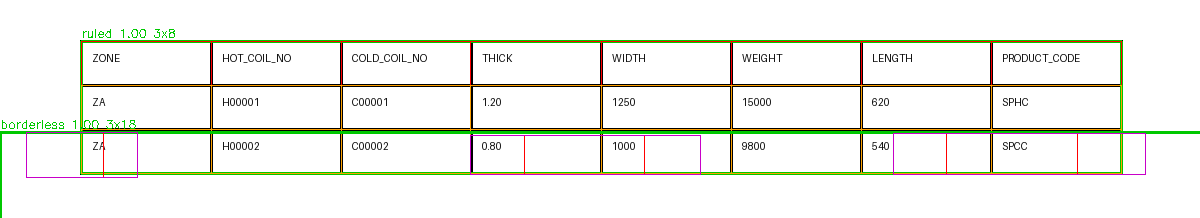
#> input picture benchmark/viz_tables/coil_table_001.png_hybrid.png, 1200 x 218 px; its folder holds only this picture in this run
$ python -i quality.py   (imports and definitions only)   (older library calls are emulated)
#> lines starting #> are read from the running program, lines starting #| are printed output that depends on the picture; after the words box and inside, x2 and y2 are one past the last pixel; in counts of white or black regions, pixels touching at a corner belong together
### engine/preprocessing/transforms.py
"""Preprocessing transforms: pure functions array-in / (array, matrix)-out.

Each transform takes an RGB uint8 array plus its config dataclass and returns
the transformed array. Geometry-changing transforms also return the 3x3
homography that maps post-transform coordinates back to pre-transform
coordinates, for the TransformLog.

Out of scope here: OCR, table detection and classification.
"""

from __future__ import annotations

from dataclasses import dataclass

import cv2
import numpy as np

from engine.preprocessing.mapping import IDENTITY


# [4 lines left out: function _homography_from_affine, not called in this run]


def _inverse_affine(matrix_2x3: np.ndarray) -> np.ndarray:
    """Inverse of a 2x3 affine, as a 3x3 homography (post -> pre coordinates)."""
    return np.linalg.inv(_homography_from_affine(matrix_2x3))


@dataclass
class RotateConfig:
    """Explicit rotation in degrees (counter-clockwise). None = no-op."""

    angle: float | None = None


@dataclass
class OrientationConfig:
    """Detect 0/90/180/270 rotation from text-line projections; fix small skew.

    detect = enable the 90-degree orientation classifier.
    deskew = enable fine skew correction (Hough lines on text edges).
    """

    detect: bool = True
    deskew: bool = True
    max_skew_deg: float = 15.0
    max_correction_angle: float = 10.0


@dataclass
class PerspectiveConfig:
    """Detect the largest quadrilateral (document / screen) and warp it flat."""

    enabled: bool = True
    canny_low: int = 50
    canny_high: int = 150
    min_area_fraction: float = 0.25  # quad must cover >=25% of the image
    epsilon_fraction: float = 0.02  # contour-approximation tightness
    frame_tolerance_px: int = 8  # corners this close to the image edge = canvas frame
    min_corner_deviation_deg: float = 6.0  # skip when quad corners are all within this of 90°


@dataclass
class DenoiseConfig:
    method: str = "fastnlmeans"  # "fastnlmeans" | "bilateral" | "none"
    strength: int = 7
    require_quality_flag: bool = False  # run only when quality flags a defect


@dataclass
class SharpenConfig:
    strength: float = 0.5  # unsharp-mask amount, bounded to [0, 2]
    radius: int = 3
    require_quality_flag: bool = True  # pipeline skips the step unless quality flags blur

    def __post_init__(self) -> None:
        self.strength = float(np.clip(self.strength, 0.0, 2.0))


@dataclass
class ContrastConfig:
    clip_limit: float = 2.0
    tile_grid_size: int = 8
    gamma: float | None = None  # None = no gamma step
    require_quality_flag: bool = False  # run only when quality flags a defect


@dataclass
class GlareConfig:
    """Detect saturated (specular) regions and report their area ratio.

    Glare is flagged, not inpainted: pixels are never hallucinated.
    """

    v_threshold: int = 245
    s_threshold: int = 30


@dataclass
class CropConfig:
    mode: str = "none"  # "none" | "border" | "content"
    border_margin_px: int = 2
    content_threshold: int = 12  # grayscale delta vs border colour


@dataclass
class UpscaleConfig:
    """Bicubic upscaling for small text; optional super-resolution hook."""

    enabled: bool = False
    min_text_height_px: int = 14
    max_factor: float = 3.0


@dataclass
class GlareResult:
    glare_ratio: float
    mask: np.ndarray  # uint8 mask of glare pixels


# [316 lines left out: functions rotate, estimate_orientation_90, _rot90_cw_homography, deskew_angle, correct_orientation, order_corners and 10 more, not called in this run]


def estimate_text_height(image: np.ndarray) -> float:
    """Median text stroke-run height estimate from horizontal projection valleys."""
    gray = cv2.cvtColor(image, cv2.COLOR_RGB2GRAY)
    binary = cv2.adaptiveThreshold(
        cv2.GaussianBlur(gray, (3, 3), 0),
        255,
        cv2.ADAPTIVE_THRESH_MEAN_C,
        cv2.THRESH_BINARY_INV,
        15,
        10,
    )
    projection = binary.sum(axis=1)
    peak = float(projection.max(axis=0))
    threshold = peak * 0.25 if peak else 0
    runs: list[int] = []
    run = 0
    for value in projection:
        if value > threshold:
            run += 1
        elif run:
            runs.append(run)
            run = 0
    if run:
        runs.append(run)
    return float(np.median(runs)) if runs else 0.0


# [12 lines left out: function upscale, not called in this run]

### engine/preprocessing/quality.py
"""Quality metrics that gate and report preprocessing decisions."""

from __future__ import annotations

from dataclasses import dataclass, field
from enum import StrEnum

import cv2
import numpy as np

from engine.preprocessing.transforms import estimate_text_height


class QualityWarning(StrEnum):
    LOW_RESOLUTION = "low_resolution"
    BLURRY = "blurry"
    TOO_DARK = "too_dark"
    TOO_BRIGHT = "too_bright"
    LOW_CONTRAST = "low_contrast"
    SKEWED = "skewed"
    GLARE_DETECTED = "glare_detected"
    TEXT_TOO_SMALL = "text_too_small"


@dataclass
class QualityReport:
    width: int
    height: int
    blur_variance: float  # raw Laplacian variance (resolution-dependent)
    blur_variance_normalized: float  # Laplacian variance at 1000px height; < 100 flags blurry
    brightness: float  # mean gray, 0-255; outside [60, 220] flags
    contrast: float  # std of gray; < 35 flags
    glare_ratio: float  # fraction of saturated pixels; > 0.05 flags
    skew_angle_deg: float  # |angle| > 5 flags
    estimated_text_height_px: float  # < 10 flags
    warnings: list[str] = field(default_factory=list)

    # [63 lines left out: functions routing_hint, compute_quality, add_skew_warning, not called in this run]

>>> import cv2
>>> picture = cv2.cvtColor(cv2.imread('../../benchmark/viz_tables/coil_table_001.png_hybrid.png'), cv2.COLOR_BGR2RGB)
>>> result = compute_quality(picture)
#> in compute_quality, `gray = cv2.cvtColor(image, cv2.COLOR_RGB2GRAY)`:
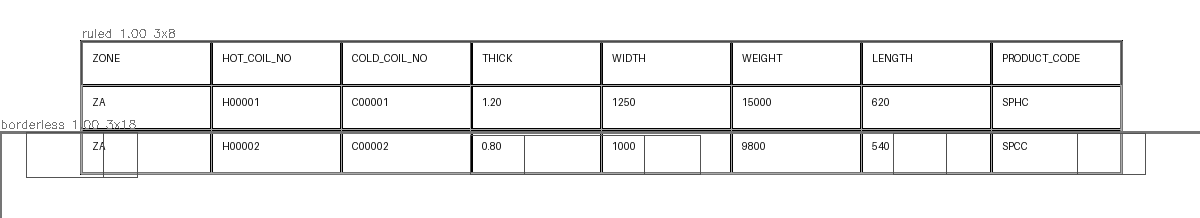
#> gray: shape (218, 1200); min 0, max 255, mean 240
#> in compute_quality, `normalized = cv2.resize( gray, (max(1, round(width * scale)), 1000), i..`:
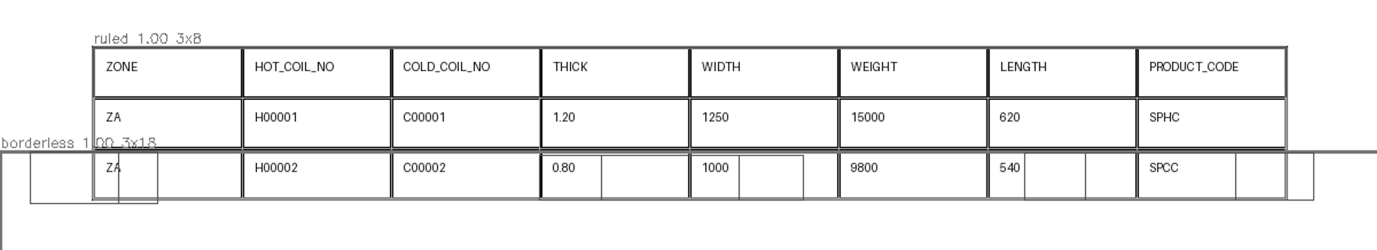
#> normalized: shape (1000, 5505) (shown at 1/4 size); min 0, max 255, mean 239.4
#> in estimate_text_height, `binary = cv2.adaptiveThreshold( cv2.GaussianBlur(gray, (3, 3), 0), 255..`:
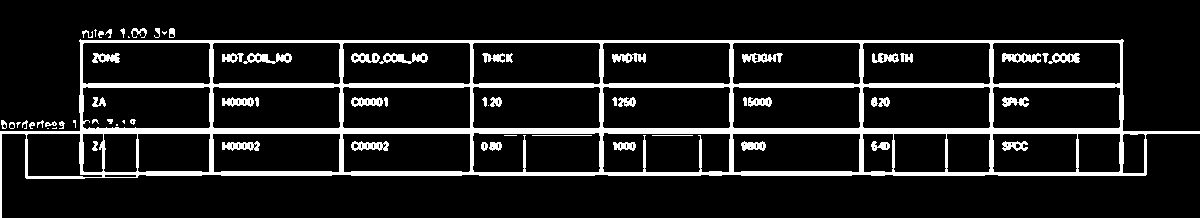
#> binary: shape (218, 1200); 11.9% white; 68 white regions (11 under 20 px), largest, box (x1, y1, x2, y2) and area: (0, 39, 1200, 218) 25409, (243, 53, 292, 64) 280, (379, 53, 428, 64) 279
#> in estimate_text_height, `projection = binary.sum(axis=1)`: projection = 218 values, max 306000 at index 131, min 0 at index 0, mean 36463.8
#> in estimate_text_height, `peak = float(projection.max(axis=0))`: peak = 306000
#> in estimate_text_height, `threshold = peak * 0.25 if peak else 0`: threshold = 76500
#> the loop in estimate_text_height, `for value in projection:` made 218 passes
#> (value, run) on passes 41, 42, 43, 44, 55, 56, 57, 58, 59, 60: (266475, 1), (266475, 2), (265965, 3), (10965, 0), (80325, 1), (89505, 2), (74205, 0), (77775, 1), (80325, 2), (77775, 3)
#> run on passes 61, 62, 63, 84, 85, 86: 4, 5, 0, 1, 2, 3
#> after the loop in estimate_text_height, `for value in projection:`: run = 0; runs = [3, 2, 5, 5, 6, 5]
